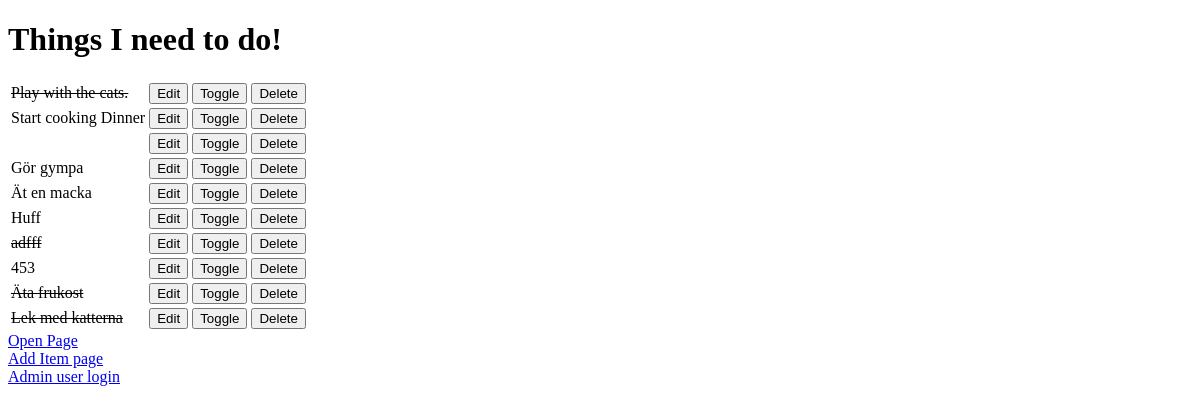
The app's page /, older data.
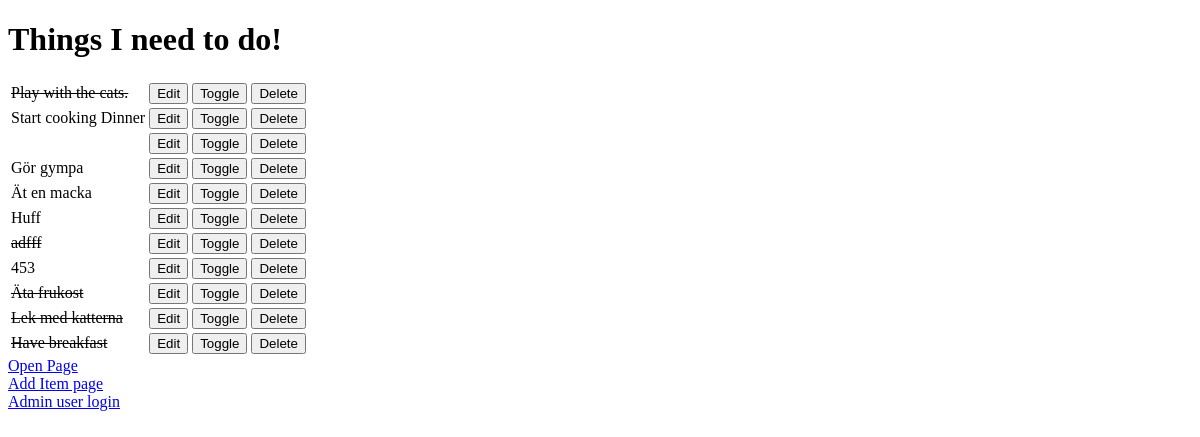
The same page, newer data.
### todo/models.py (models this page shows)
class Item(models.Model):#inherit the functions inside Models to use in the Item()
    name = models.CharField(max_length=50, null=False, blank=False)
    done = models.BooleanField(null=False, blank=False, default=False)
    def __str__(self):
        return self.name

### todo/views.py (the view)
# urls.py: path('', get_todo_list, name='get_todo_list'),
def get_todo_list(request):
    items = Item.objects.all()
    context = {
        'items': items
    }
    return render(request, 'todo/todo_list.html', context)

### todo/templates/todo/todo_list.html (shortened to what this page needs)
<!DOCTYPE html>
<html lang="en">
<head>
</head>
<body>
    <h1>Things I need to do!</h1>
    <table>
        {% for item in items %}
        <tr>
            {% if item.done %}
            <td><strike>{{ item.name }}</strike></td>
            {% else %}
            <td>{{ item.name }}</td>
            {% endif %}
            <td>
                <a href="/edit/{{ item.id }}">
                    <button>Edit</button>
                </a>
            </td>
            <td>
                <a>
                    <a href="/toggle/{{ item.id }}">
                        <button>Toggle</button>
                    </a>
            </td>
            <td>
                <a>
                    <a href="/delete/{{ item.id }}">
                        <button>Delete</button>
                    </a>
            </td>
        </tr>
        {% empty %}
        <tr>
            <td>You have nothing to do.</td>
        </tr>
        {% endfor %}
    </table>
    <div><a href="/open">Open Page</a></div>
    <div><a href="/add">Add Item page</a></div>
    <div><a href="admin/">Admin user login</a></div>
</body>
</html>

Row changes from the older to the newer data that the page shows:
added Item: name "Have breakfast"
